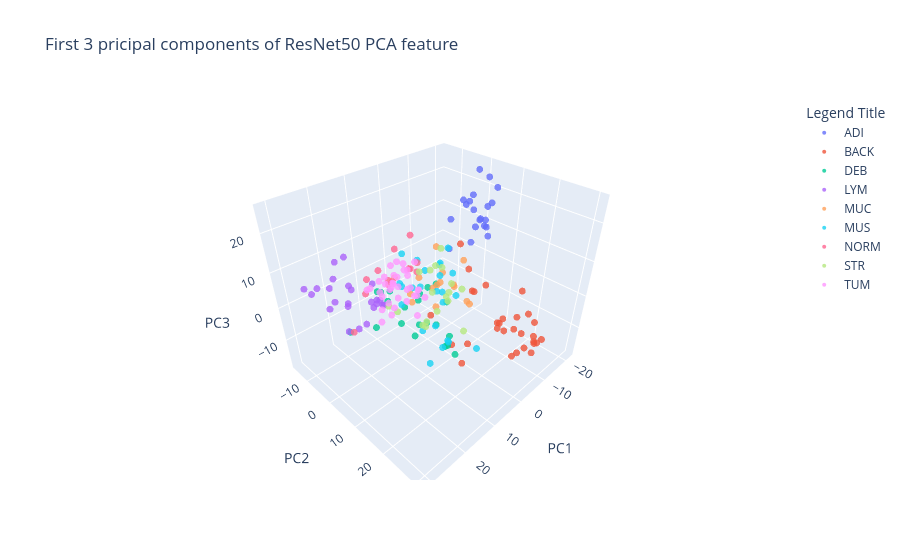

The notebook cell saved with this chart:
### Code cell
traces = []
for name in np.unique(labels):
    trace = go.Scatter3d(
        x=rn_test_data[rn_test_label==name,0],
        y=rn_test_data[rn_test_label==name,1],
        z=rn_test_data[rn_test_label==name,2],
        mode='markers',
        name=name,
        marker=go.scatter3d.Marker(
            size=4,
            opacity=0.8
        )

    )
    traces.append(trace)


data = go.Data(traces)
layout = go.Layout(
            showlegend=True,
    scene=go.Scene(
                xaxis=go.layout.scene.XAxis(title='PC1'),
                yaxis=go.layout.scene.YAxis(title='PC2'),
                zaxis=go.layout.scene.ZAxis(title='PC3')
                )
)
fig = go.Figure(data=data, layout=layout)
fig.update_layout(
    title="First 3 pricipal components of ResNet50 PCA feature",
    legend_title="Legend Title",
)

fig.show()
